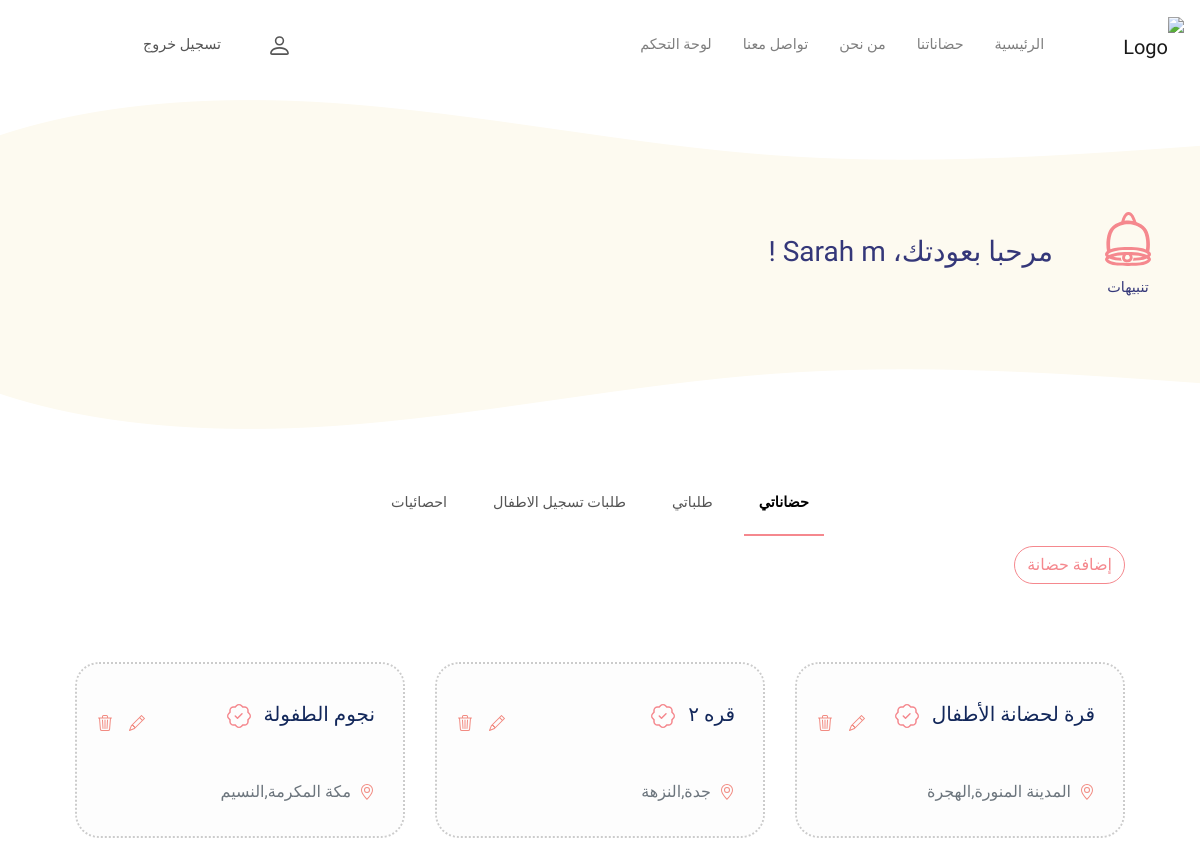
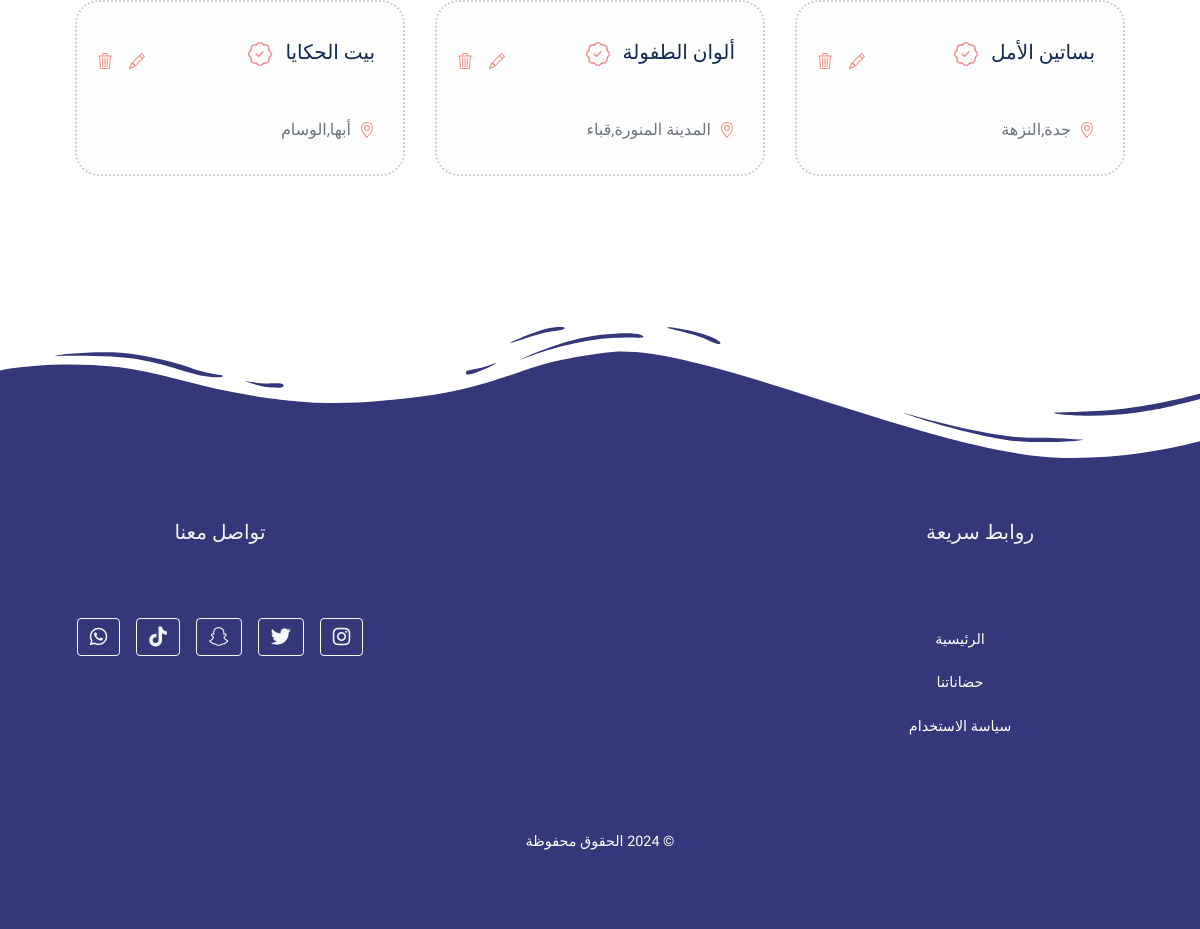
The app's page /nurseries/view (signed in) with its own data (2 pictures, top to bottom).
### nurseries/models.py (models this page shows, shortened)
class Nursery(models.Model):
    name = models.CharField(max_length=255)
    address = models.URLField(max_length=3000)  # Changed from CharField to URLField
    contact_number = models.CharField(max_length=15)
    email = models.EmailField()
    description = models.TextField(blank=True, null=True)
    accepts_special_needs = models.BooleanField(default=False)
    verified = models.BooleanField(default=False)
    status = models.CharField(max_length=20, default='pending', choices=(
        ('pending', 'تحت المراجعه'),
        ('verified', 'موثق'),
        ('rejected', 'مرفوض')
    ))
    rejection_reason = models.TextField(blank=True, null=True)
    neighborhood = models.ForeignKey(Neighborhood, on_delete=models.CASCADE, related_name='nurseries')
    owner = models.ForeignKey(User, on_delete=models.CASCADE,  limit_choices_to={'is_staff': True})
    commercial_registry_file = models.FileField(upload_to='commercial_registry/', null=True, blank=True)
    license_file = models.FileField(upload_to='nursery_licenses/', null=True, blank=True)
    min_age = models.PositiveIntegerField(default=1)
    max_age = models.PositiveIntegerField(default=5)
    main_image = models.ImageField(upload_to='images/', default="images/nursery_default.jpg")

class Neighborhood(models.Model):
    name = models.CharField(max_length=100)
    city = models.ForeignKey(City, related_name='neighborhoods', on_delete=models.CASCADE)
    def __str__(self):
        return f"{self.city.name},{self.name}"

class City(models.Model):
    name = models.CharField(max_length=100, unique=True)

### nurseries/views.py (the view)
# urls.py: path("view",views.nurseries_view,name="nurseries_view"),
def nurseries_view(request:HttpRequest):
    if not request.user.is_authenticated or not request.user.is_staff:
        return redirect("main:home")  # Redirect non-staff users to home page
    user_nurseries = Nursery.objects.filter(owner=request.user)
    nurseries = user_nurseries.filter(status='verified')
    neighborhoods = Neighborhood.objects.all()
    registrations_reviewing = Registration.objects.filter(
        subscription__nursery__in=user_nurseries,
        status='reviewing'
    )
    registrations_count = registrations_reviewing.count()
    searched = request.GET.get('searched', '')
    if searched:
        nurseries = nurseries.filter(name__icontains=searched)
    page_number = request.GET.get("page", 1)
    paginator = Paginator(nurseries, 6)
    nurseries = paginator.get_page(page_number)
    if request.user.is_staff:
     return render(request, "nurseries/nurseries_view.html", {"nurseries" : nurseries,"search_term": searched,"neighborhoods":neighborhoods , "registrations_count":registrations_count})
    if not request.user.is_staff:
      return render(request, "main/home.html", {"nurseries" : nurseries ,"search_term": searched  })

### main/templatetags/custom_filters.py (called while the page is built)
@register.filter
def startswith(text, starts):
    return text.startswith(starts)

### nurseries/templates/nurseries/nurseries_view.html (shortened to what this page needs)
{% extends 'main/staff_dashboard.html' %}
{% load static %}
{% block Dashboard-content %}
<link href="{% static 'css/main.css' %}?v=1.1" rel="stylesheet" />
<div class="container-fluid">
  <div class="row">
      <div class="col-12">
          <div class="d-flex justify-content-between align-items-center">
              <a href="{% url 'nurseries:add_nursery' %}" class="btn btn-outline-pink cus rounded-pill" data-bs-toggle="modal" data-bs-target="#addNurseryModal">إضافة حضانة
            </a>
          </div>
      </div>
  </div>
</div>
<div class="container-fluid" style="padding-bottom: 10%; padding-top: 5%;">
    <div class="row mt-4">
 {% for nursery in nurseries %}
        <div class="col-md-4 col-sm-6 mb-4 ">
            <div class="card rounded-card">
                <div class="card-body ">
                  <div class="d-flex justify-content-between">
                  <div>
                      <h5 class="card-title mb-3 text-purp">
                          <a href="{%url 'nurseries:nursery_detail' nursery.id %}" class="px-2">{{ nursery.name }}</a>
                      </h5>
                  </div>
                  <div class="d-flex align-items-center">
                    <a data-bs-toggle="modal" data-bs-target="#updateModal-{{ nursery.id }}" href="#">
                    </a>
                    <a data-bs-toggle="modal" data-bs-target="#deleteModal-{{ nursery.id }}" href="#">
                    </a>
                </div>
                  </div>
                  <div class="d-flex align-items-center mt-2">
                    <h6 class="mb-0 text-muted px-2">{{ nursery.neighborhood }}</h6>
                </div>
            </div>
        </div>
</div>
{% endfor %}
</div>
</div>
{% endblock %}

### main/templates/main/staff_dashboard.html (shortened to what this page needs)
{% extends 'main/base.html' %}
{% load static %}
{% block hero %}
<section class="ylo-section-wrapper">
  <div class="container hero-padding py-3">
    <div class="d-flex justify-content-between align-items-center py-5 mt-5 mb-3">
      <div class="d-flex flex-column align-items-center">
        <a data-bs-toggle="collapse" href="#multiCollapseExample1" role="button" aria-expanded="false" aria-controls="multiCollapseExample1" class="d-flex flex-column align-items-center mt-2">
            <span class="text-purp">تنبيهات</span>
        </a>
    </div>
      <h3 class="px-lg-5 ms-auto text-purp">مرحبا بعودتك، {{user.first_name}} {{user.last_name}} !</h3>
    </div>
  </div>
</section>
{% endblock %}
{% block content %}
<nav class="nav nav-underline">
  <li class="nav-item">
    <a class="nav-link {% if request.resolver_match.url_name == 'nurseries_view' or request.resolver_match.url_name == 'staff_dashboard' %}active{% endif %}" href="{% url 'nurseries:nurseries_view' %}">حضاناتي</a>
  </li>
  <li class="nav-item">
    <a class="nav-link {% if request.resolver_match.url_name == 'owner_requests_view' %}active{% endif %}" href="{% url 'nurseries:owner_requests_view' %}">طلباتي</a>
  </li>
  <li class="nav-item">
    <a class="nav-link {% if request.resolver_match.url_name == 'children_requests' %}active{% endif %}" href="{% url 'nurseries:children_requests' %}">طلبات تسجيل الاطفال
    </a>
  </li>
  <li class="nav-item">
    <a class="nav-link {% if request.resolver_match.url_name == 'owner_nursery_statistics' %}active{% endif %}" href="{% url 'nurseries:owner_nursery_statistics' %}">احصائيات </a>
  </li>
</nav>
<div class="container">
    {% block Dashboard-content %}
    {% endblock %}
</div>
{% endblock %}

### main/templates/main/base.html (shortened to what this page needs)
{% load static %}
{% load custom_filters %}
<!DOCTYPE html>
<html lang="ar" dir="rtl">
<head>
    <link rel="stylesheet" href="{% static 'main/css/styles.css' %}">
    <link href="https://cdn.jsdelivr.net/npm/bootstrap@5.3.3/dist/css/bootstrap.min.css" rel="stylesheet">
    <link rel="stylesheet" href="https://cdnjs.cloudflare.com/ajax/libs/font-awesome/6.0.0-beta3/css/all.min.css">
    <link href="https://cdnjs.cloudflare.com/ajax/libs/font-awesome/6.0.0-beta3/css/all.min.css" rel="stylesheet">
    <link rel="stylesheet" href="https://stackpath.bootstrapcdn.com/bootstrap/4.5.2/css/bootstrap.min.css">
</head>
<body>
  <div id="activitiesToBlur">
  <header class="sticky-top navbar nav-underline navbar-expand-lg navbar-light bg-white">
    <a class="navbar-brand" href="{% url 'main:home' %}"><img src="{% static '/main/images/logo.svg' %}" alt="Logo" /></a>
    <div class="collapse navbar-collapse" id="navbarNav">
        <ul class="navbar-nav ms-auto">
            <li class="nav-item">
                <a class="nav-link {% if request.resolver_match.url_name == 'home' %}active{% endif %}" href="{% url 'main:home' %}">الرئيسية</a>
            </li>
            <li class="nav-item">
                <a class="nav-link {% if request.resolver_match.url_name == 'nurseries_list' %}active{% endif %}" href="{% url 'nurseries:nurseries_list' %}">حضاناتنا</a>
            </li>
            <li class="nav-item">
                <a class="nav-link {% if request.resolver_match.url_name == 'about_us' %}active{% endif %}" href="{% url 'main:about_us' %}">من نحن</a>
            </li>
            <li class="nav-item">
                <a class="nav-link {% if request.resolver_match.url_name == 'contact_view' %}active{% endif %}" href="{% url 'main:contact_view' %}">تواصل معنا</a>
            </li>
            {% if request.user.is_superuser %}
            <li class="nav-item">
                <a class="nav-link {% if request.resolver_match.url_name == 'admin_dashboard' %}active{% endif %}" href="{% url 'nurseries:verify_nurseries' %}">لوحة التحكم</a>
            </li>
            {% elif request.user.is_staff %}
            <li class="nav-item">
                <a class="nav-link {% if request.resolver_match.url_name == 'staff_dashboard' %}active{% endif %}" href="{% url 'nurseries:nurseries_view' %}">لوحة التحكم</a>
            </li>
            {% endif %}
        </ul>
    </div>
    {% if request.user.is_authenticated and not request.user.is_superuser and not request.user.is_staff %}
    <div class="d-flex align-items-center">
        <a class="nav-link {% if request.resolver_match.url_name == 'parent_profile' %}active{% endif %}" href="{%url 'parents:parent_profile'%}">
            <svg xmlns="http://www.w3.org/2000/svg" width="25" height="25" fill="currentColor" class="bi bi-person" viewBox="0 0 16 16">
                <path d="M8 8a3 3 0 1 0 0-6 3 3 0 0 0 0 6m2-3a2 2 0 1 1-4 0 2 2 0 0 1 4 0m4 8c0 1-1 1-1 1H3s-1 0-1-1 1-4 6-4 6 3 6 4m-1-.004c-.001-.246-.154-.986-.832-1.664C11.516 10.68 10.289 10 8 10s-3.516.68-4.168 1.332c-.678.678-.83 1.418-.832 1.664z"/>
              </svg>
        </a>
    </div>
    <div class="d-flex gap-1 align-items-center ms-3">
        <a class="nav-link" href="{% url 'parents:log_out' %}?next={{request.path}}">تسجيل خروج</a>
    </div>
    {% elif request.user.is_superuser or request.user.is_staff %}
    <div class="d-flex gap-1 align-items-center">
        <a class="nav-link" data-bs-toggle="modal" data-bs-target="#view">
        </a>
    </div>
    <div class="d-flex gap-1 align-items-center ms-3">
        <a class="nav-link" href="{% url 'parents:log_out' %}?next={{request.path}}">تسجيل خروج</a>
    </div>
    {% endif %}
</header>
<div id="heroToBlur">
        {% block hero %}
        {% endblock %}
    {% if request.path != '/about/' and request.path != '/terms-of-use/' %}
    <main class="container mt-4 ">
        {% block content %}
        {% endblock %}
    </main>
    {% endif %}
    <footer class="footer background-color text-white text-center position-relative">
      {% if request.path != '/' and not request.path|startswith:'/nurseries/detail/' %}
          <div class="wave-top"></div>
      {% endif %}
      <div class="container mt-5">
          <div class="row py-5 mt-5">
              <div class="col-md-4">
                  <h5 class="py-5">روابط سريعة</h5>
                  <ul class="list-unstyled ">
                      <li><a href="{% url 'main:home' %}" class="text-white">الرئيسية</a></li>
                      <li><a href="{% url 'nurseries:nurseries_list' %}" class="text-white mb-2">حضاناتنا</a></li>
                      <li><a href="{% url 'main:terms_of_use' %}" class="text-white">سياسة الاستخدام</a></li>
                  </ul>
              </div>
              <div class="col-md-4"></div>
              <div class="col-md-4">
                  <h5 class="py-5">تواصل معنا</h5>
                  <div class="d-flex justify-content-center">
                      <a href="https://www.instagram.com/yourprofile" target="_blank" class="btn btn-outline-light mx-2">
                          <i class="fab fa-instagram fa-lg"></i>
                      </a>
                      <a href="https://www.twitter.com/yourprofile" target="_blank" class="btn btn-outline-light mx-2">
                          <i class="fab fa-twitter fa-lg"></i>
                      </a>
                      <a href="https://www.snapchat.com/add/yourprofile" target="_blank" class="btn btn-outline-light mx-2">
                          <i class="fab fa-snapchat fa-lg"></i>
                      </a>
                      <a href="https://www.tiktok.com/@yourprofile" target="_blank" class="btn btn-outline-light mx-2">
                          <i class="fab fa-tiktok fa-lg"></i>
                      </a>
                      <a href="https://wa.me/yourwhatsappnumber" target="_blank" class="btn btn-outline-light mx-2">
                          <i class="fab fa-whatsapp fa-lg"></i>
                      </a>
                  </div>
              </div>
          </div>
          <div class="text-center mt-2 mb-2">
              <p>&copy; 2024 الحقوق محفوظة</p>
          </div>
      </div>
  </footer>
</body>
</html>

### main/static/main/css/styles.css (style rules this page uses)
body { font-family: 'Markazi Text', sans-serif; line-height: 1.8; }
main { min-height: calc(100vh - 395px); }
.navbar-brand img { width: 230px; height: 100px; object-fit: cover; }
.navbar-nav .nav-link { margin-right: 15px; }
.nav-underline { display: flex; justify-content: center; padding: 10px 0; }
.nav-underline .nav-link { color: #555; border-bottom: 2px solid transparent; padding: 10px 15px; }
.nav-underline .nav-link:hover, .nav-underline .nav-link.active { border-color: #F5888E; }
.wave-top { position: absolute; top: -10px; left: 0; width: 100%; height: 160px; background: url('/static/main/images/wave-w-b.svg') no-repeat; background-size: cover; z-index: 1; }
.footer { background-color: #343779; color: white; padding: 50px 0; position: relative; z-index: 2; }
.footer h1, .footer h2, .footer h3, .footer h4, .footer h5, .footer h6 { color: whitesmoke; }
.footer .container { position: relative; z-index: 3; }
.ylo-section-wrapper { position: relative; background-color: #FDFAF0; min-height: 300px; overflow: hidden; }
.ylo-section-wrapper::before, .ylo-section-wrapper::after { content: ''; position: absolute; width: 100%; height: 80px; background-repeat: no-repeat; background-size: cover; z-index: 1; }
.ylo-section-wrapper::before { top: 0; left: 0; background-image: url('/static/main/images/w-t.png'); }
.ylo-section-wrapper::after { bottom: 0; left: 0; background-image: url('/static/main/images/w-b.png'); }
.btn-outline-pink { background-color: transparent !important; border-color: #F5888E !important; color: #F5888E !important; }
.bi-patch-check { width: 24px; height: 24px; fill: #F5888E; }
body { font-family: 'Markazi Text', sans-serif; line-height: 1.8; background-color: #ffffff; color: #000000; }

### nurseries/static/css/main.css (style rules this page uses)
h1 , h3 , h2 ,h5,a { color:#12275A }
a { text-decoration: none; }

### main/templates/main/base.html (style rules this page uses)
body { font-family: "IBM Plex Sans Arabic", sans-serif; font-size: 0.9rem; line-height: 3; }
h1, h2, h3, h4, h5, h6, a, p, formlabel { line-height: 3; }
.nav-underline { display: flex; justify-content: center; padding: 10px 0; }
.nav-underline .nav-link { color: #555; border-bottom: 2px solid transparent; padding: 10px 15px; }
.nav-underline .nav-link.active { border-color: #F5888E; }
.text-purp { color: #343779; }

### main/templates/main/staff_dashboard.html (style rules this page uses)
.nav-underline { display: flex; justify-content: center; padding: 10px 0; }
.nav-underline .nav-link { color: #555; border-bottom: 2px solid transparent; padding: 10px 15px; }
.nav-underline .nav-link.active { border-color: #F5888E; }

### nurseries/templates/nurseries/nurseries_view.html (style rules this page uses)
.rounded-card { border-radius: 1.5rem; overflow: hidden; border: dotted 2px #ccc; }
.card-body { background-color: #fdfdfd; }

### records on screen
Nursery: name "قرة لحضانة الأطفال", neighborhood "المدينة المنورة,الهجرة"
Nursery: name "قره ٢", neighborhood "جدة,النزهة"
Nursery: name "نجوم الطفولة", neighborhood "مكة المكرمة,النسيم"
Nursery: name "بساتين الأمل", neighborhood "جدة,النزهة"
Nursery: name "ألوان الطفولة", neighborhood "المدينة المنورة,قباء"
Nursery: name "بيت الحكايا", neighborhood "أبها,الوسام"

### other values on screen
{{ user.first_name }} "Sarah"
